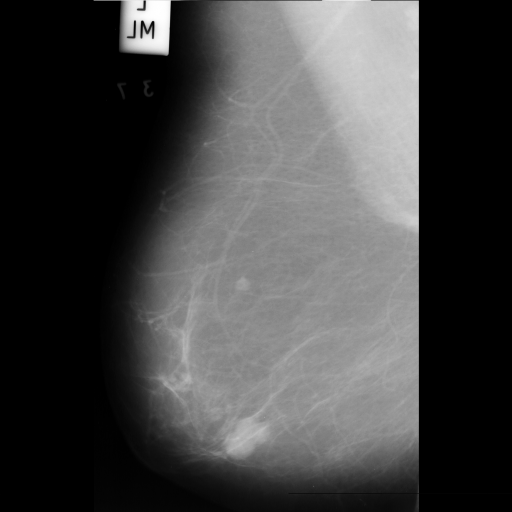
#> input picture Trabalho-1/MIAS/mdb005.png, 1024 x 1024 px (shown at 1/2 size); its folder holds only this picture in this run
$ jupyter execute preprocess_mias.ipynb
#> lines starting #> are read from the running program, lines starting #| are printed output that depends on the picture; after the words box and inside, x2 and y2 are one past the last pixel; in counts of white or black regions, pixels touching at a corner belong together
#> (reads Trabalho-1/mias_derived_info.csv from the repository)
# Pré-processamento MIAS – Notebook

**Contexto:** Este notebook realiza o pré-processamento das 322 mamografias do **mini-MIAS**, seguindo o pipeline descrito no artigo (silhueta → crop → normalização → (opcional) resize) e gera saídas prontas para as etapas de equalização.

## O que este notebook faz
- Lê todas as imagens `.png` na pasta `./MIAS`;
- Gera a **silhueta da mama** (equalização global + Otsu + morfologia);
- Realiza o **crop** para remover fundo/rótulos;
- Aplica **normalização robusta** por percentis (0.5–99.5 por padrão);
- Salva imagens **pré-processadas** (PNG 8-bit) e **máscaras** (PNG 8-bit);
- Gera um **manifesto CSV** com metadados do seu arquivo `mias_derived_info.csv`;
- Mostra o **balanceamento por classe** (Normal/Benign/Malignant) e algumas amostras de saída.

> Coloque este notebook **na mesma pasta** onde estão as pastas/arquivos:
> - `./MIAS/` (com as 322 imagens)
> - `./mias_derived_info.csv`
> - Este notebook (`preprocess_mias.ipynb`).

### Importações

[cell 1]
import os, re, glob
import numpy as np
import pandas as pd
import cv2
from skimage import io, exposure, filters, morphology, measure, util
import matplotlib.pyplot as plt
import scipy.ndimage as ndi
from pathlib import Path
from datetime import datetime
from tqdm import tqdm

### Configurações iniciais e utilidades

[cell 2]
BASE_DIR = Path('.')
MIAS_DIR = BASE_DIR / 'MIAS'                     # pasta com as imagens .pgm
CSV_PATH = BASE_DIR / 'mias_derived_info.csv'    # metadados fornecidos
OUTPUT_DIR = BASE_DIR / 'outputs_preproc'        # para salvar resultados

# Parâmetros do pipeline
TARGET_SIZE = 1024   # use 0 para não redimensionar
NORM_LOW_PCT = 0.5
NORM_HIGH_PCT = 99.5

print('MIAS_DIR =', MIAS_DIR.resolve())
print('CSV_PATH =', CSV_PATH.resolve())
print('OUTPUT_DIR =', OUTPUT_DIR.resolve())

[cell 3]
def ensure_dir(p: Path):
    """Garante que o diretório existe."""
    p.mkdir(parents=True, exist_ok=True)

def img_to_float01(img):
    """Converte imagem para float32 no intervalo [0, 1]."""
    img = img.astype(np.float32)
    if img.max() > 1.0:
        img /= 255.0
    return np.clip(img, 0.0, 1.0)

def save_uint8(image_f32, out_path: Path):
    """Salva imagem float32 [0,1] como PNG 8-bit."""
    u8 = np.clip(image_f32, 0, 1)
    u8 = (u8 * 255.0 + 0.5).astype(np.uint8)
    cv2.imwrite(str(out_path), u8)

def robust_normalize(img, low_pct=0.5, high_pct=99.5):
    """Normalização robusta por percentis."""
    lo, hi = np.percentile(img, (low_pct, high_pct))
    if hi <= lo:
        return np.clip(img, 0, 1)
    return np.clip((img - lo) / (hi - lo), 0, 1)

def read_image(path):
    """Lê imagem (PNG) e converte para float32 [0,1]."""
    img = io.imread(path)
#> img is the input picture: shape (1024, 1024); min 0, max 255, mean 68.2
    if img.ndim == 3:  # PNG RGB -> cinza
        img = cv2.cvtColor(img, cv2.COLOR_RGB2GRAY)
    return img_to_float01(img)


def breast_silhouette(img):
    """Silhueta da mama: equalização global -> Otsu -> maior componente -> morfologia."""
    eq = exposure.equalize_hist(img)
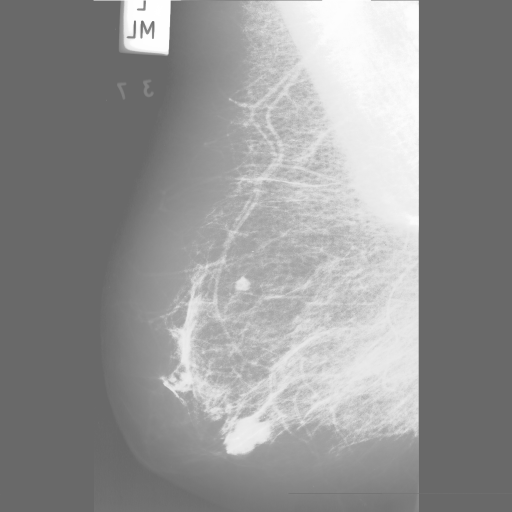
#> eq: shape (1024, 1024) float32 (shown at 1/2 size); min 0.412, max 1, mean 0.587
    thr = filters.threshold_otsu(eq)
#> thr = 0.636
    mask = (eq > thr).astype(np.uint8)
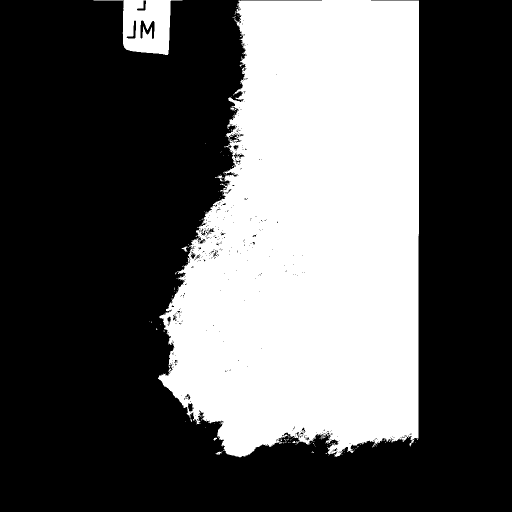
#> mask: shape (1024, 1024) (shown at 1/2 size); values 0 (black) and 1 (white), 36.5% white; 167 white regions (161 under 20 px), largest, box (x1, y1, x2, y2) and area: (316, 0, 838, 915) 372917, (187, 0, 365, 110) 9008, (430, 349, 447, 364) 69, (363, 493, 375, 503) 55, (432, 903, 445, 909) 41, (427, 876, 434, 881) 23

    labels = measure.label(mask, connectivity=2)
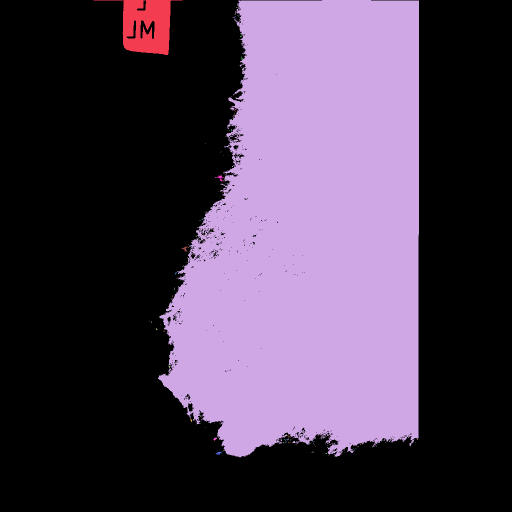
#> labels: shape (1024, 1024) int64 (shown at 1/2 size); 168 distinct labels, from 0 to 167; one colour per label, 0 black
    if labels.max() == 0:
        return mask

    binc = np.bincount(labels.ravel())
#> binc = 168 values, max 666150 at index 0, min 1 at index 4, mean 6241.5
    binc[0] = 0  # ignora fundo
    largest = binc.argmax()
#> largest = 2
    mask = (labels == largest).astype(np.uint8)
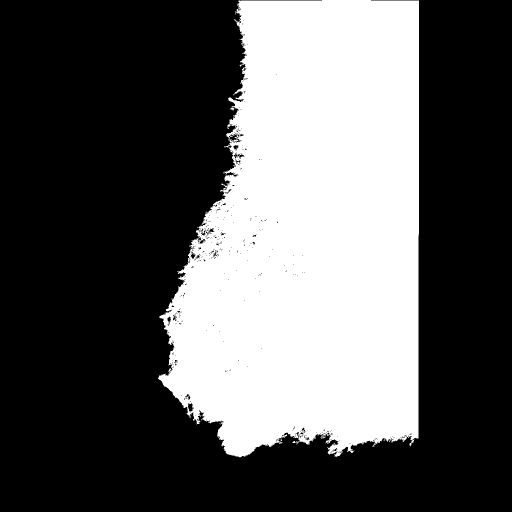
#> mask: shape (1024, 1024) (shown at 1/2 size); values 0 (black) and 1 (white), 35.6% white; 1 white region, box (x1, y1, x2, y2) and area: (316, 0, 838, 915) 372917

    mask = morphology.binary_closing(mask, morphology.disk(5)).astype(np.uint8)
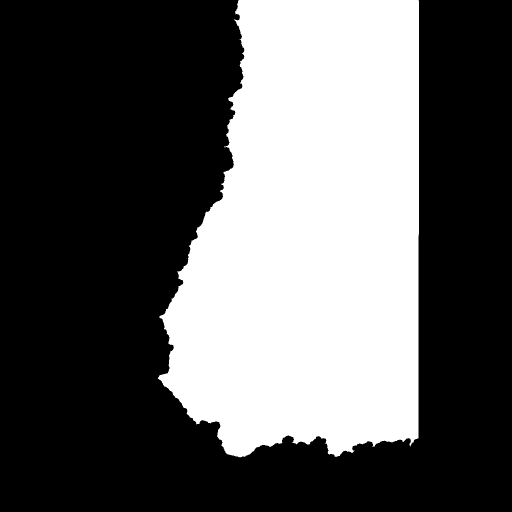
#> mask: shape (1024, 1024) (shown at 1/2 size); values 0 (black) and 1 (white), 36.1% white; 1 white region, box (x1, y1, x2, y2) and area: (316, 0, 838, 915) 378366
    mask = ndi.binary_fill_holes(mask).astype(np.uint8)
    return mask

def crop_to_breast(img, mask):
    """Crop na região da mama usando a máscara."""
    ys, xs = np.where(mask > 0)
    if len(xs) == 0:
        return img, mask, (0, img.shape[0], 0, img.shape[1])
    y0, y1 = ys.min(), ys.max()
#> y0 = 0; y1 = 914
    x0, x1 = xs.min(), xs.max()
#> x0 = 316; x1 = 837
    cropped_img = img[y0:y1+1, x0:x1+1] * mask[y0:y1+1, x0:x1+1]
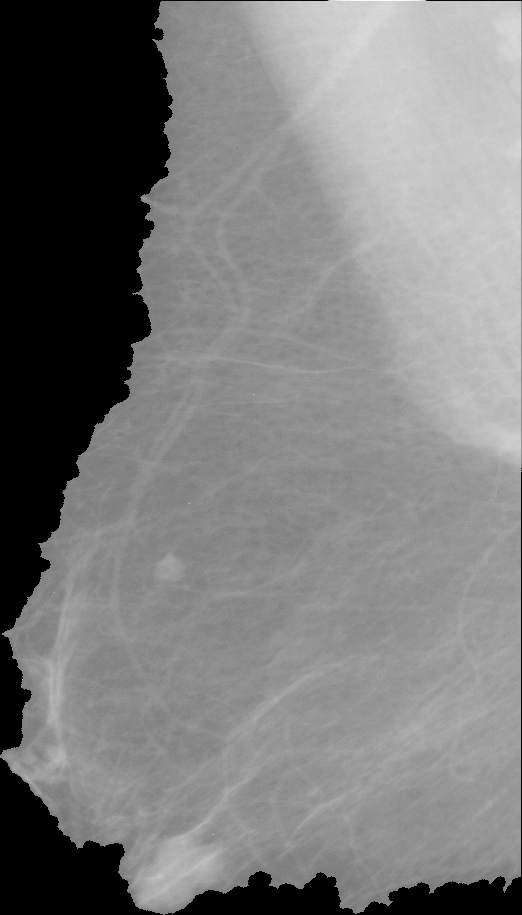
#> cropped_img: shape (915, 522) float32; min 0, max 0.984, mean 0.481
    cropped_mask = mask[y0:y1+1, x0:x1+1]
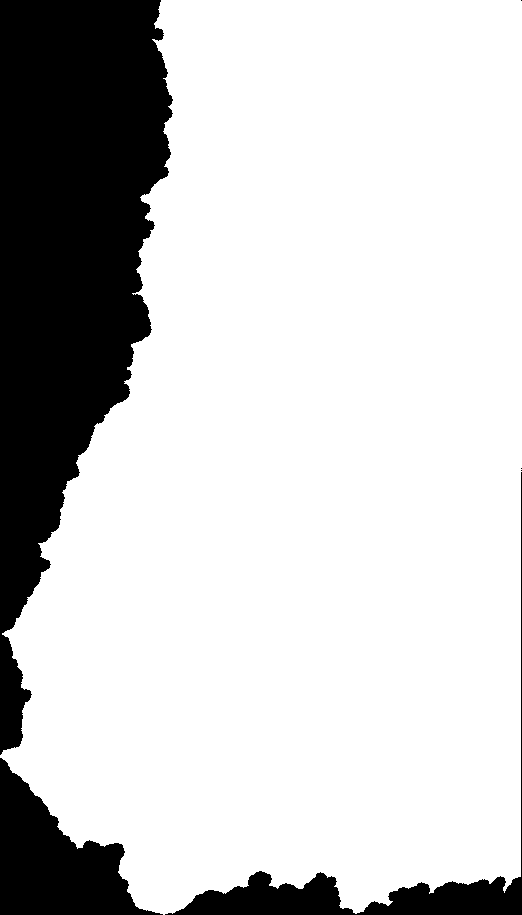
#> cropped_mask: shape (915, 522); values 0 (black) and 1 (white), 79.2% white; 6 black regions (3 under 20 px), largest, box (x1, y1, x2, y2) and area: (0, 0, 173, 755) 77201, (0, 758, 163, 915) 12492, (165, 472, 522, 915) 9568
    return cropped_img, cropped_mask, (y0, y1+1, x0, x1+1)

def resize_if_needed(img, mask, target_size:int):
    """Redimensiona imagem e máscara para target_size x target_size, se necessário."""
    if not target_size or target_size <= 0:
        return img, mask
    return (cv2.resize(img, (target_size, target_size), interpolation=cv2.INTER_AREA),
            cv2.resize(mask, (target_size, target_size), interpolation=cv2.INTER_NEAREST))

def extract_refnum(filename:str):
    """Extrai o código MDBxxx do nome do arquivo."""
    base = os.path.basename(filename).lower()
    m = re.search(r"(mdb\d{3})", base)
    return m.group(1) if m else os.path.splitext(base)[0]

### Pré processamento das mamografias

[cell 4]
# Execução do pré-processamento em lote (PNG)
assert MIAS_DIR.is_dir(), f"Pasta MIAS não encontrada: {MIAS_DIR}"
ensure_dir(OUTPUT_DIR)
out_img_dir = OUTPUT_DIR / 'images'
out_mask_dir = OUTPUT_DIR / 'masks'
ensure_dir(out_img_dir); ensure_dir(out_mask_dir)

# carrega metadados (opcional)
meta = None
if CSV_PATH.is_file():
    meta = pd.read_csv(CSV_PATH)
    meta['REFNUM'] = meta['REFNUM'].astype(str).str.lower()
    meta = meta.set_index('REFNUM')
    print('Metadados carregados:', meta.shape)
else:
    print('Arquivo de metadados não encontrado, seguindo sem metadados…')

# PROCURA PNG
imgs = sorted(list(MIAS_DIR.glob('*.png')) + list(MIAS_DIR.glob('*.PNG')))
print(f"Imagens encontradas: {len(imgs)}")
assert len(imgs) > 0, 'Nenhuma .png encontrada em ./MIAS'

logs = []
for p in tqdm(imgs, desc='Pré-processando (PNG)'):
    # Le a image
    img = read_image(p)

    # Gera a silhueta da mama que será usada para crop e máscara
    mask = breast_silhouette(img)

    # CROP: Foca apenas na região da mama, eliminando áreas pretas desnecessárias
    # A máscara é usada para identificar a região exata da mama, permitindo que
    # removamos bordas escuras e áreas sem informação relevante, o que melhora
    # a eficiência computacional e remove ruídos
    img_c, mask_c, (y0,y1,x0,x1) = crop_to_breast(img, mask)
#> y0 = 0; y1 = 915; x0 = 316; x1 = 838

    # NORMALIZAÇÃO ROBUSTA: Ajusta os níveis de intensidade usando percentis
    # Isso compensa variações no contraste entre diferentes equipamentos e pacientes
    # A normalização por percentis é robusta a outliers (valores extremos)
    img_n = robust_normalize(img_c, NORM_LOW_PCT, NORM_HIGH_PCT)
#> in robust_normalize, `lo, hi = np.percentile(img, (low_pct, high_pct))`: lo = 0; hi = 0.816
#> in robust_normalize, `return np.clip((img - lo) / (hi - lo), 0, 1)`:
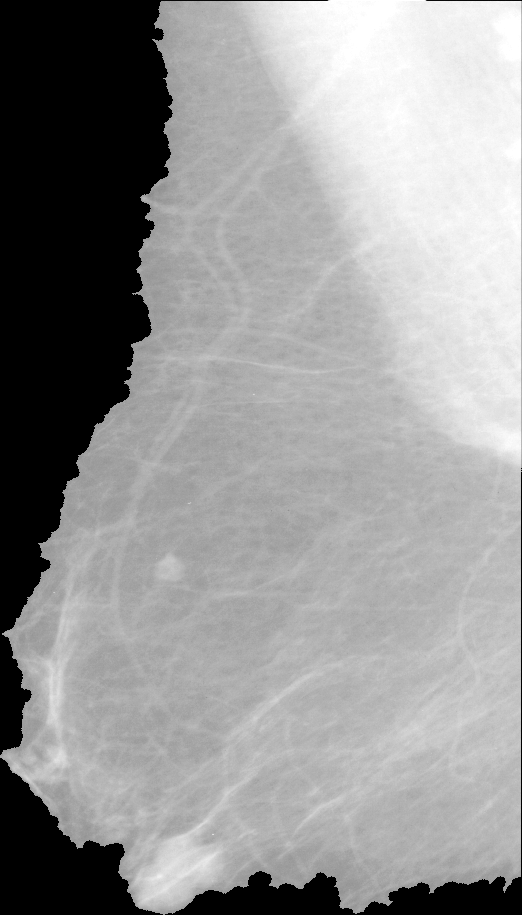
#> returned value: shape (915, 522) float32; min 0, max 1, mean 0.589

    # REDIMENSIONAMENTO: Padroniza o tamanho da imagem para processamento
    # Necessário para que todas as imagens tenham dimensões consistentes
    # para alimentar redes neurais ou outros algoritmos de ML
    img_r, mask_r = resize_if_needed(img_n, mask_c, TARGET_SIZE)
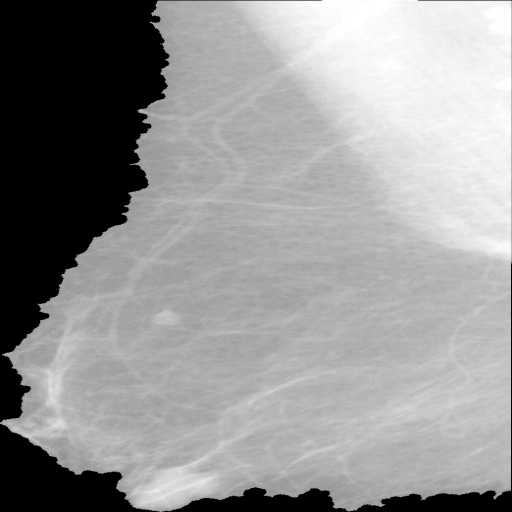
#> img_r: shape (1024, 1024) float32 (shown at 1/2 size); min 0, max 1, mean 0.589
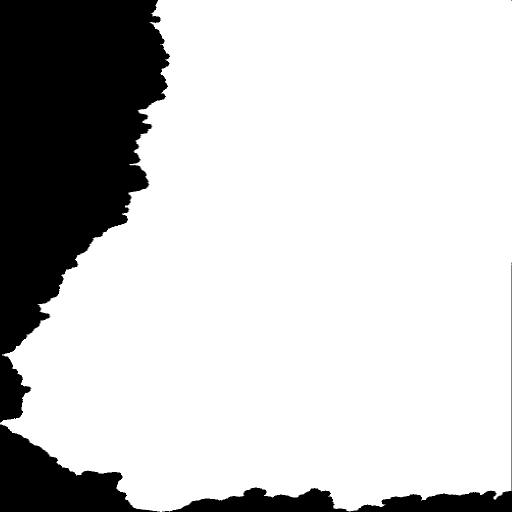
#> mask_r: shape (1024, 1024) (shown at 1/2 size); values 0 (black) and 1 (white), 79.2% white; 6 black regions (3 under 20 px), largest, box (x1, y1, x2, y2) and area: (0, 0, 340, 845) 170071, (0, 849, 320, 1024) 27356, (324, 529, 1024, 1024) 20185

    basename = p.stem
    out_img = out_img_dir / f"{basename}_preproc.png"
    out_msk = out_mask_dir / f"{basename}_mask.png"
    save_uint8(img_r, out_img)
    save_uint8(mask_r.astype(np.float32), out_msk)

    info = {
        'timestamp': datetime.now().isoformat(timespec='seconds'),
        'input_path': str(p),
        'output_img': str(out_img),
        'output_mask': str(out_msk),
        'crop_y0': y0, 'crop_y1': y1, 'crop_x0': x0, 'crop_x1': x1,
        'height': img_r.shape[0], 'width': img_r.shape[1],
        'REFNUM': extract_refnum(str(p)),
    }
    if meta is not None and info['REFNUM'] in meta.index:
        row = meta.loc[info['REFNUM']]
#> row = table of 2 rows and 10 columns
        for col in ['BG','CLASS','SEVERITY','X','Y','RADIUS','DENSITY','BI-RADS','CLASS_FULL','CLASS_GROUP']:
            info[col] = row.get(col, np.nan) if hasattr(row, 'get') else (row[col] if col in row.index else np.nan)
#> after the loop, info = 21 items
    logs.append(info)

df_log = pd.DataFrame(logs)
#> df_log = table of 1 rows and 21 columns
manifest_path = OUTPUT_DIR / 'preprocess_manifest.csv'
df_log.to_csv(manifest_path, index=False)
print('Manifest salvo em:', manifest_path)
if 'SEVERITY' in df_log.columns:
    print('\nBalanceamento por SEVERITY:')
    print(df_log['SEVERITY'].value_counts(dropna=False))
#| SEVERITY
#| REFNUM
#| mdb005    Benign
#| mdb005    Benign
#| Name: SEVERITY, dtype: object    1
#| Name: count, dtype: int64
